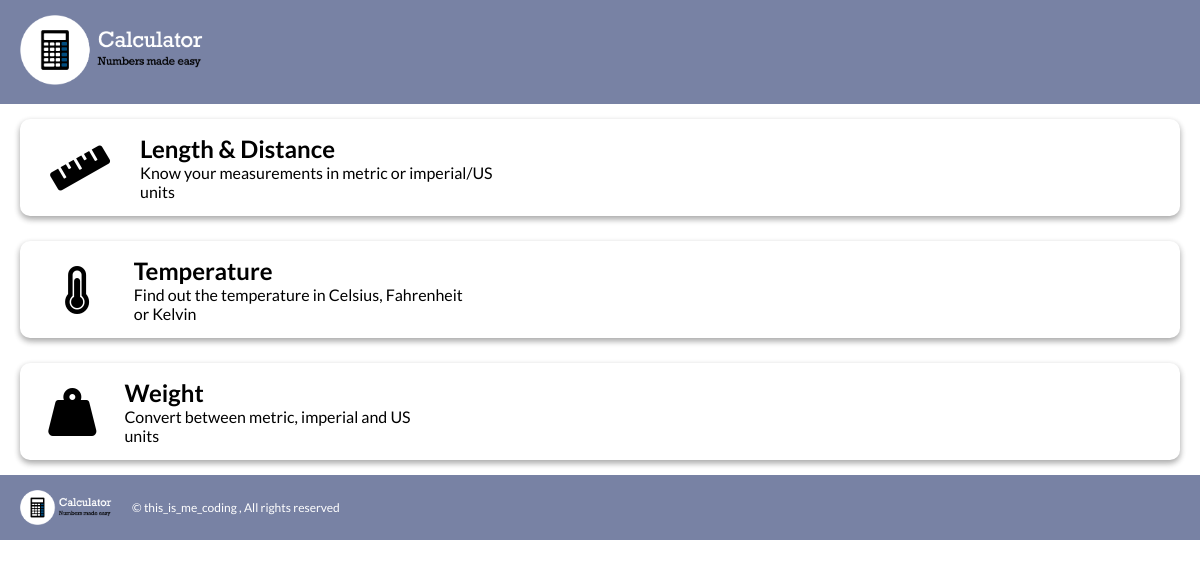
The page /index.php on the database its author committed.
### tables this page shows
CREATE TABLE `types` (
  `type_unique_id` int(11) NOT NULL,
  `type_full_name` varchar(50) NOT NULL,
  `type_tile_description` varchar(255) NOT NULL,
  `type_site` varchar(50) NOT NULL,
  `type_icon` varchar(50) NOT NULL
);

### tiles_collection.php (the view, shortened to what this page needs)
<div class="tiles_collection">
    <?php
        $query = "SELECT type_full_name, type_tile_description, type_site, type_icon FROM types;";
        $result = mysqli_query($conn, $query);
        while ($row = mysqli_fetch_array($result)){
    ?>
    <a class="tile-link <?php echo $row["type_site"]."_tile"; ?>" href="<?php echo "index.php?type=".$row["type_site"]; ?>">
        <div class="tile">
            <i class="<?php echo $row["type_icon"]; ?>"></i>
            <div>
                <h2><?php echo $row["type_full_name"]; ?></h2>
                <h4><?php echo $row["type_tile_description"]; ?></h4>
            </div>
        </div>
    </a>
    <?php } ?>
</div>

### header.php (shortened to what this page needs)
<?php
    $servername = "localhost";
    $server_username = "root";
    $server_password = "";
    $server_dbname = "calculator_4T_06";
    $conn = mysqli_connect($servername, $server_username, $server_password, $server_dbname);
?>
<!DOCTYPE html>
<html lang="en">
<head>
    <link rel="stylesheet" href="https://cdnjs.cloudflare.com/ajax/libs/font-awesome/5.15.4/css/all.min.css" />
    <link rel="stylesheet" href="style.css" type="text/css">
</head>
<body onload="active_tile()">
    <header class="big_box_flex navbar">
        <div class="size_box_flex">
            <a href="index.php"><img class="logo logo_header" src="logo.png"></a>
            <?php
                if (str_contains($_SERVER['REQUEST_URI'], "index.php")){
                    $query = "SELECT type_site FROM types;";
                    $result = mysqli_query($conn, $query);
                    while ($row = mysqli_fetch_array($result)){
                        $array[] = $row["type_site"];
                    }
                        ?>
                        <?php
                }
            ?>
        </div>
    </header>

### index.php (shortened to what this page needs)
<?php
    include_once('header.php');
?>
<main class="big_box_flex">
    <div class="size_box_flex flex-dir-col">
        <?php
        if(str_contains($_SERVER['REQUEST_URI'], "index.php")){
            ?>
                <?php
                if(
                    (str_contains($_SERVER['REQUEST_URI'], "index.php")
                    && str_contains($_SERVER['REQUEST_URI'], "?type=".!in_array($_GET["type"], $array)))
                    ||
                    (str_contains($_SERVER['REQUEST_URI'], "index.php")
                    && !str_contains($_SERVER['REQUEST_URI'], "?"))
                    ) {
                        include_once('tiles_collection.php');
                    }
            }
            ?>
    </div>
</main>
<?php include_once('footer.php'); ?>

### footer.php (shortened to what this page needs)
<footer class="big_box_flex footer">
        <div class="size_box_flex footer-content">
            <div class="copyright_note">
            <img class="logo" src="logo.png">
            &copy; this_is_me_coding , All rights reserved
            </div>
        </div>
    </footer>
</body>
</html>

### style.css (style rules this page uses)
* { margin: 0; padding: 0; word-wrap: break-word; }
body { font-size: 16px; font-family: 'Lato', sans-serif; }
img, .navbar a { height: inherit; }
h4 { font-weight: 400; }
.flex-dir-col { flex-direction: column; }
.big_box_flex { display: flex; justify-content: center; align-items: center; padding: 15px 20px; gap: 20px 0; }
.size_box_flex { display: flex; justify-content: space-between; align-items: center; width: 1200px; height: inherit; gap: 20px 0; }
.navbar { height: 70px; background: #7882A4; color: #fff; font-size: 20px; }
.navbar > div { justify-content: flex-start; gap: 35px; }
main { text-align: justify; }
.tiles_collection { width: 100%; display: flex; justify-content: space-around; align-items: stretch; flex-wrap: wrap; gap: 25px 0; }
.tile-link { display: flex; justify-content: flex-start; width: calc(30% - 15px); background: #fff; padding: 15px; border-radius: 10px; box-shadow: rgba(0, 0, 0, 0.16) 0px 3px 6px, rgba(0, 0, 0, 0.23) 0px 3px 6px; text-decoration: none; color: inherit; align-items: center; }
.tile { display: flex; justify-content: space-between; align-items: center; gap:15px; }
.tile>i { font-size: 48px; display: flex; justify-content: center; width: 20%; }
.tile>div { width: 80%; text-align: left; display: flex; align-items: flex-start; flex-direction: column; }
footer { background: #7882A4; color: #fff; }
footer .logo { height: 35px; }
.copyright_note { width: 100%; display: flex; justify-content: flex-start; align-items: center; gap: 20px; font-size: 12px; }
@media screen and (max-width: 1200px) { .navbar { height: auto; } }
@media screen and (max-width: 1200px) { .navbar > div { flex-direction: column; align-items: flex-start; gap: 15px; } }
@media screen and (max-width: 1200px) { .logo_header { height: 70px; } }
@media screen and (max-width: 1200px) { .tile-link { width: 100%; } }

### rows shown on the page
types: type_full_name "Length & Distance", type_tile_description "Know your measurements in metric or imperial/US units"
types: type_full_name "Temperature", type_tile_description "Find out the temperature in Celsius, Fahrenheit or Kelvin"
types: type_full_name "Weight", type_tile_description "Convert between metric, imperial and US units"
